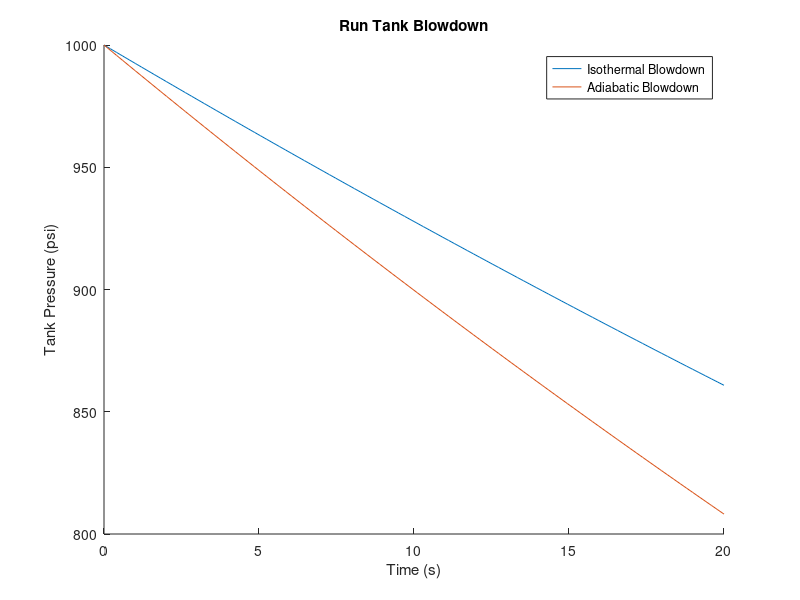

This figure's MATLAB source:
%% Tank Blowdown Analysis

% Thomas White 2/23/2020

% Outputs:
% An idea of the flow rate over time. 
% Initial and final pressure in the tank. 


%% Unit Conversion

% Unit Conversion
psi_to_Pa = 6894.75729; % 1 psi in Pa
in_to_m = 0.0254; % 1 in in m
mm_to_m = 1e-3; % 1 mm in m
lbf_to_N = 4.44822162; % 1 lbf in N
lbm_to_kg = 0.453592; % 1 lbm in kg
atm_to_Pa = 101325; % 1 atm in Pa
L_to_m3 = 1e-3; % 1 L in m^3


%% Inputs

% Assumptions - flow is choked at the regulator. 

gamma = 1.4;
R = 8.31; % Universal gas constant
Mw = 0.0289; % kg/mol Molar weight of gas
T0 = 298; %K initial 
P0 = 1000*psi_to_Pa; % Pa
V_tank = 0.026; % m^3 
% Cd = 1;
% A = 2e-6; % m^2
Cv = 0.06

t = linspace(0, 20);


%% Calc Flow Velocity Out of Tank

% Choked in regulator at M = 1

c = sqrt(((2*gamma)/(gamma + 1))*(R*T0)/Mw)


% Find flow coefficient Cd*A

CdA = Cv * 16.2*mm_to_m^2;


%% Create Dischange Coefficient 

c0 = sqrt(gamma*R*T0/Mw)

tau = (V_tank/(CdA*c0))*((gamma + 1)/2)^((gamma + 1)/(2*(gamma-1)))


%% Find results

% Isothermal Tank

P_tank_iso = P0*exp(-t/tau);


figure 
hold on
plot(t, P_tank_iso/psi_to_Pa)

% Adiabatic Tank

P_tank_adi = P0*(1 + ((gamma - 1)/2)*(-t/tau)).^((2*gamma)/(gamma - 1));

plot(t, P_tank_adi/psi_to_Pa)

title("Run Tank Blowdown")
legend("Isothermal Blowdown", "Adiabatic Blowdown")
xlabel("Time (s)")
ylabel("Tank Pressure (psi)")
